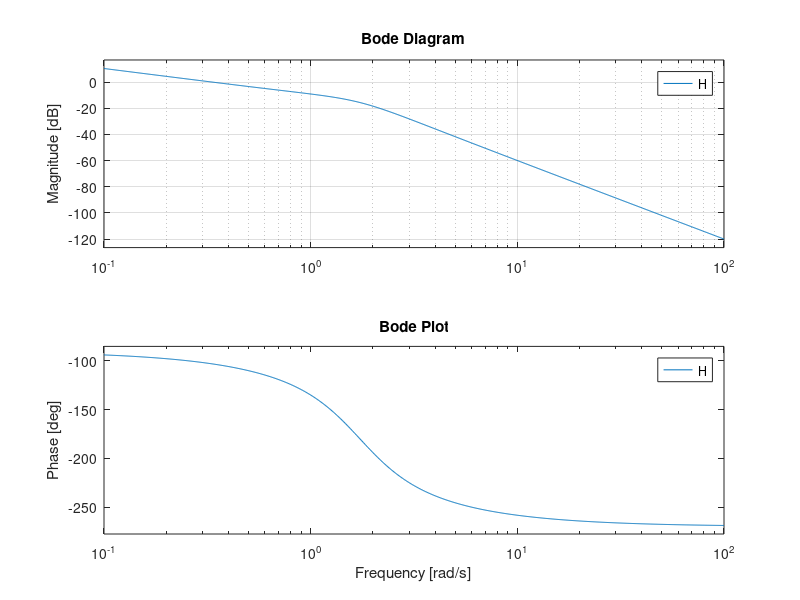

Recreate this plot in MATLAB. (Note: this script raises an error after producing the figure.)
num = 1;
den = [1 2 3 0];
H = tf(num, den);
bode(H);
title("Bode Plot");
grid;
[Gm, Pm, Wcg, Wcp] = margin(H);
gainMargin = 20*log10(Gm)
phaseMargin = Pm
gainCrossoverFreq = Wcg
phaseCrossoverFreq = Wcp
[M, P, W] = bode(num, den);
isstable(H)